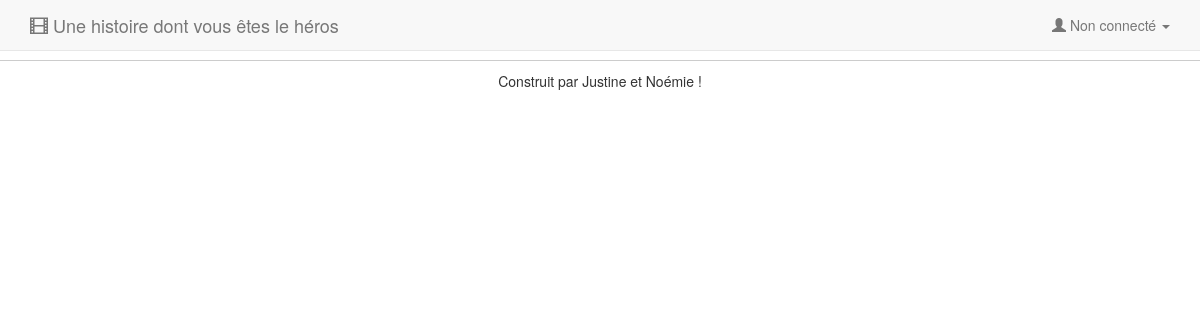
The page /php/index.php on the database as committed earlier.
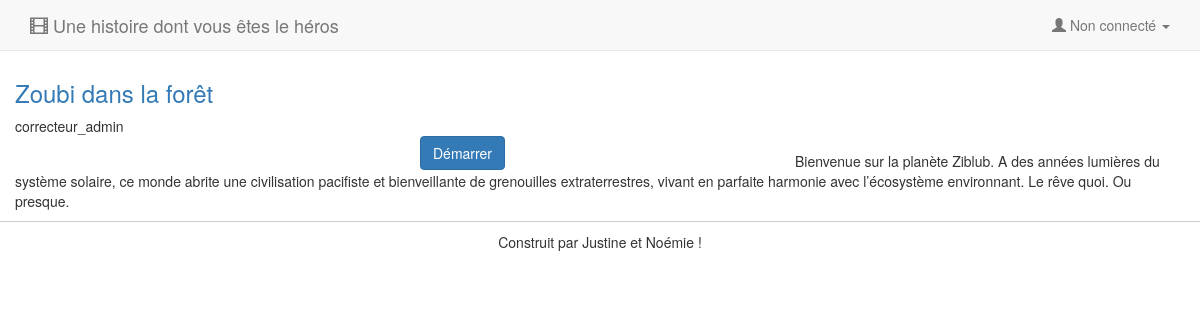
The same page on the database as committed later.
### tables this page shows
CREATE TABLE `histoire` (
  `id_hist` int(11) NOT NULL,
  `nom_hist` varchar(70) NOT NULL,
  `illustration` varchar(50) NOT NULL,
  `synopsis` varchar(300) NOT NULL,
  `id_createur` int(11) NOT NULL,
  `nb_fois_jouee` int(11) DEFAULT NULL,
  `nb_reussites` int(11) DEFAULT NULL,
  `nb_morts` int(11) DEFAULT NULL
);

CREATE TABLE `user` (
  `id_user` int(50) NOT NULL,
  `est_admin` tinyint(1) NOT NULL,
  `pseudo` varchar(50) NOT NULL,
  `mdp` varchar(50) NOT NULL
);

### php/index.php (the view, shortened to what this page needs)
<?php
require_once 'connect.php' ?>
<!doctype html>
<html>
<?php include 'templatesHTML/head.php'; ?>
<body>
    <div class="container">
        <?php
        include 'templatesHTML/navbar.php';
        $demarrage = "connexion.php";
        if ($BDD) {
            $req = "SELECT * FROM histoire ORDER BY nom_hist";
            $res = $BDD->query($req);
            while ($ligne = $res->fetch()) {
                $req2 = "SELECT * FROM user WHERE id_user =" . $ligne['id_createur'];
                $res2 = $BDD->query($req2);
                $maLigne = $res2->fetch();
        ?>
                <article>
                    <div class="row align-items-end">
                        <h3 class="col"><a id="titreHistoire" href="histoires.php?id=<?= $ligne['id_hist'] ?>"><?php echo $ligne['nom_hist']; ?></a></h3>
                        <div class="col" id="nomCreateur"> <?= $maLigne['pseudo']; ?> </div>
                        <div class="form-group">
                            <div class="col-sm-6 col-sm-offset-3 col-md-4 col-md-offset-4">
                                <a class="btn btn-default btn-primary" href=<?= $demarrage ?>> Démarrer </a>
                            </div>
                        </div>
                        <p class="contenuHistoire"><?= $ligne['synopsis'] ?></p>
                </article>
        <?php }
        } ?>
    </div>
</body>
<?php include 'templatesHTML/footer.php'; ?>
</body>
</html>

Rows that differ between the two databases and show on the page:
added histoire: nom_hist "Zoubi dans la forêt", user.pseudo "correcteur_admin", synopsis "Bienvenue sur la planète Ziblub. A des années lumières du système solaire, ce monde abrite une civilisation pacifiste et bienveillante de grenouilles extraterrestres, vivant en parfaite harmonie avec l’écosystème environnant. Le rêve quoi. Ou presque."
